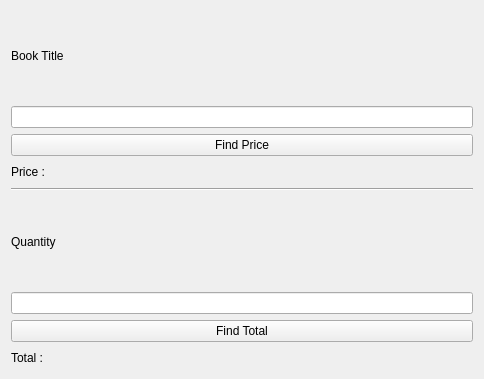
<?xml version="1.0" encoding="UTF-8"?>
<ui version="4.0">
 <class>Form</class>
 <widget class="QWidget" name="Form">
  <property name="geometry">
   <rect>
    <x>0</x>
    <y>0</y>
    <width>484</width>
    <height>379</height>
   </rect>
  </property>
  <property name="windowTitle">
   <string>Form</string>
  </property>
  <layout class="QVBoxLayout" name="verticalLayout">
   <item>
    <widget class="QLabel" name="BookTitle">
     <property name="text">
      <string>Book Title</string>
     </property>
    </widget>
   </item>
   <item>
    <widget class="QLineEdit" name="Title">
     <property name="frame">
      <bool>true</bool>
     </property>
    </widget>
   </item>
   <item>
    <widget class="QPushButton" name="PriceB">
     <property name="text">
      <string>Find Price</string>
     </property>
    </widget>
   </item>
   <item>
    <layout class="QHBoxLayout" name="horizontalLayout">
     <item>
      <widget class="QLabel" name="price">
       <property name="text">
        <string>Price :</string>
       </property>
      </widget>
     </item>
     <item>
      <widget class="QLineEdit" name="Display_price">
       <property name="enabled">
        <bool>false</bool>
       </property>
       <property name="frame">
        <bool>false</bool>
       </property>
      </widget>
     </item>
    </layout>
   </item>
   <item>
    <widget class="Line" name="line">
     <property name="orientation">
      <enum>Qt::Horizontal</enum>
     </property>
    </widget>
   </item>
   <item>
    <widget class="QLabel" name="Quantity">
     <property name="text">
      <string>Quantity</string>
     </property>
    </widget>
   </item>
   <item>
    <widget class="QLineEdit" name="Qty">
     <property name="inputMask">
      <string/>
     </property>
     <property name="Integer" stdset="0">
      <number>0</number>
     </property>
    </widget>
   </item>
   <item>
    <widget class="QPushButton" name="TotalB">
     <property name="text">
      <string>Find Total</string>
     </property>
    </widget>
   </item>
   <item>
    <layout class="QHBoxLayout" name="horizontalLayout_2">
     <item>
      <widget class="QLabel" name="total">
       <property name="text">
        <string>Total :</string>
       </property>
      </widget>
     </item>
     <item>
      <widget class="QLineEdit" name="Displa_Total">
       <property name="enabled">
        <bool>false</bool>
       </property>
       <property name="frame">
        <bool>false</bool>
       </property>
      </widget>
     </item>
    </layout>
   </item>
  </layout>
 </widget>
 <resources/>
 <connections/>
</ui>
